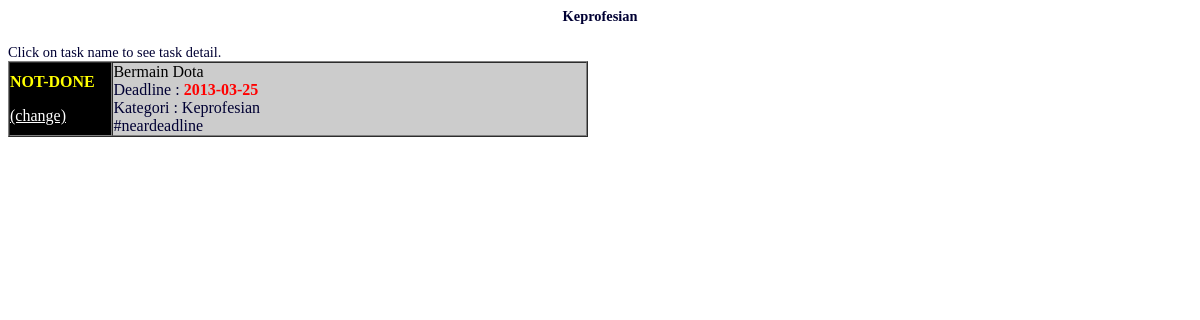
The app's page /src/kategori.php?categoryID=2 with its own data.
### tables this page shows
CREATE TABLE IF NOT EXISTS `category` (
  `categoryID` varchar(30) NOT NULL,
  `categoryname` varchar(30) NOT NULL,
  `creatorID` varchar(25) NOT NULL,
  PRIMARY KEY (`categoryID`)
);

CREATE TABLE IF NOT EXISTS `task` (
  `taskID` varchar(30) NOT NULL,
  `categoryID` varchar(30) NOT NULL,
  `username` varchar(30) NOT NULL,
  `taskname` varchar(30) NOT NULL,
  `status` int(11) NOT NULL,
  `deadline` date NOT NULL,
  PRIMARY KEY (`taskID`),
  KEY `task_ibfk_1` (`categoryID`),
  KEY `task_ibfk_2` (`username`)
);

CREATE TABLE IF NOT EXISTS `tag` (
  `taskID` varchar(30) NOT NULL,
  `tagname` varchar(30) NOT NULL,
  KEY `tag_ibfk_2` (`taskID`)
);

### model/Category.php (called while the page is built, shortened)
<?php
    class Category implements BaseModel {
		function __construct($id) {
			$db = mysqli_connect($GLOBALS['host'], $GLOBALS['username'], $GLOBALS['password'], $GLOBALS['dbname']);
			$format = "SELECT * FROM `category` WHERE `categoryID` = '%s';";
			$stmt = sprintf($format, $id);
			$result = mysqli_query($db, $stmt);
			if(mysqli_num_rows($result) > 0) {
				$row = $result->fetch_row();
			}
		}
		public function setData($name, $creatorID) {
			$this->name = $name;
		}
	}
?>

### model/DBGetter.php (called while the page is built, shortened)
<?php
    class DBGetter {
		public function getTagsFromTaskID($taskid) {
			$db = mysqli_connect($GLOBALS['host'], $GLOBALS['username'], $GLOBALS['password'], $GLOBALS['dbname']);
			$format = "SELECT * FROM `tag` WHERE `taskID` = '%s';";
			$stmt = sprintf($format, $taskid);
			$result = mysqli_query($db, $stmt);
			$tags = array();
			while($row = $result->fetch_row()) {
				$tags[] = new Tag($row[0], $row[1]);
			}
			return $tags;
		}
		public function getTasksFromCategory($categoryid) {
			$db = mysqli_connect($GLOBALS['host'], $GLOBALS['username'], $GLOBALS['password'], $GLOBALS['dbname']);
			$format = "SELECT * FROM `task` WHERE `categoryID` = '%s';";
			$stmt = sprintf($format, $categoryid);
			$result = mysqli_query($db, $stmt);
			$tasks = array();
			while($row = $result->fetch_row()) {
				$tasks[] = new Task($row[0]);
			}
			return $tasks;
		}
    }
?>

### model/Task.php (called while the page is built, shortened)
<?php
    class Task implements BaseModel {
		function __construct($id) {
			$db = mysqli_connect($GLOBALS['host'], $GLOBALS['username'], $GLOBALS['password'], $GLOBALS['dbname']);
			$format = "SELECT * FROM `task` WHERE `taskID` = '%s';";
			$stmt = sprintf($format, $id);
			$result = mysqli_query($db, $stmt);
			if(mysqli_num_rows($result) > 0) {
				$row = $result->fetch_row();
			}
			$this->id = $id;
		}
		public function setData($categoryID, $username, $taskname, $status, $deadline) {
			$this->categoryID = $categoryID;
			$this->taskname = $taskname;
			$this->status = $status;
			$this->deadline = $deadline;
    	}
		public function getCategory() {
			return new Category($this->categoryID);
		}
		public function getTags() {
			$dbg = new DBGetter();
			return $dbg->getTagsFromTaskID($this->id);
		}
		var $id;
		var $categoryID;
	}
?>

### model/Tag.php (called while the page is built, shortened)
<?php
    class Tag implements BaseModel {
		function __construct($taskid, $tagname) {
			$this->tagname = $tagname;
		}
	}
?>

### src/kategori.php (the view, shortened to what this page needs)
<?php
	if(isset($_GET['action'])) {
		if($_GET['action'] == 'changestatus') {
			$task = new Task($_GET['taskID']);
			$task->status = $task->status ^ 1;
			$task->editOnDB();
		}
		printAllCategories();
	} else if(isset($_GET['categoryID'])) {
		printCategory(new Category($_GET['categoryID']));
	} else {
		printAllCategories();
	}
?>
<!DOCTYPE html>
<head>
<link rel='stylesheet' type="text/css" href="../style/Design.css"/>
</head>
<body class="categoryfont">
</body>
</html>
<?php
	function printCategory($category) {
		$dbg = new DBGetter();
		$tasks = $dbg->getTasksFromCategory($category->id);
		printf('<h4 align="center">%s</h4>', $category->name);
    	printf('Click on task name to see task detail.');
		printf('<table width="580" border="1" cellspacing="0" cellpadding="0">');
		$i = 0;
		$lim = (sizeof($tasks) % 2 == 0) ? sizeof($tasks) : sizeof($tasks) - 1 ;
		for(; $i < ($lim / 2); $i++) {
			printf("<tr>\n");
			for($j = 0; $j < 2; $j++) {
				$task = $tasks[$i * 2 + $j];
				printf('<td width="26" class="black"><p class="kategori_status">%s</p>
					<a class="kategori_statuschange" href="kategori.php?action=changestatus&taskID=%d">(change)</a></td>',
					($task->status == 0) ? "DONE" : "NOT-DONE", $task->id);
				printf('<td width="264" class="%s"><a href="rinciantugas.php?taskid=%s" target="_parent" class="ordintext">%s</a><br />',
						(($i + $j) % 2 == 0) ? 'blue' : 'green', $task->id, $task->taskname);
				printf('Deadline : <b class="redtext">%s</b><br />', $task->deadline);
				printf('Kategori : %s<br />', $task->getCategory()->name);
				$tags = $task->getTags();
				foreach ($tags as $key => $value) {
					printf('#%s ', $value->tagname);
				}
				printf('</td>');
			}
			printf("</tr>\n");
		}
		if(sizeof($tasks) % 2 != 0) {
			$task = $tasks[$i * 2];
			printf("<tr>\n");
			printf('<td width="26" class="black"><p class="kategori_status">%s</p>
				<a class="kategori_statuschange" href="kategori.php?action=changestatus&taskID=%d">(change)</a></td>',
				($task->status == 0) ? "DONE" : "NOT-DONE", $task->id);
			printf('<td width="264" class="%s"><a href="rinciantugas.php?taskid=%s" target="_parent" class="ordintext">%s</a><br />',
					(($i) % 2 == 0) ? 'blue' : 'green', $task->id, $task->taskname);
			printf('Deadline : <b class="redtext">%s</b><br />', $task->deadline);
			printf('Kategori : %s<br />', $task->getCategory()->name);
			$tags = $task->getTags();
			foreach ($tags as $key => $value) {
				printf('#%s ', $value->tagname);
			}
			printf('</td>');
			printf("</tr>\n");
		}
		printf('</table>');
	}
?>

### style/Design.css (style rules this page uses)
.categoryfont { font-family:Tahoma; color:#003; font-size:0.9em; background-color:#FFF }
.black { background-color:#000; }
.blue { background-color:#CCC; }
.redtext { color:#F00; }
.ordintext { text-decoration:none; color:#000; }
.kategori_status { font-family: "Arial Narrow"; color: #FFFF00; font-weight: bolder; }
.kategori_statuschange { font-family: "Arial Narrow"; color: #FFFFFF; }

### records on screen
category: categoryname "Keprofesian"
task: status "NOT-DONE", taskname "Bermain Dota", deadline "2013-03-25", categoryID.creatorID "Keprofesian"
tag: tagname "neardeadline"
